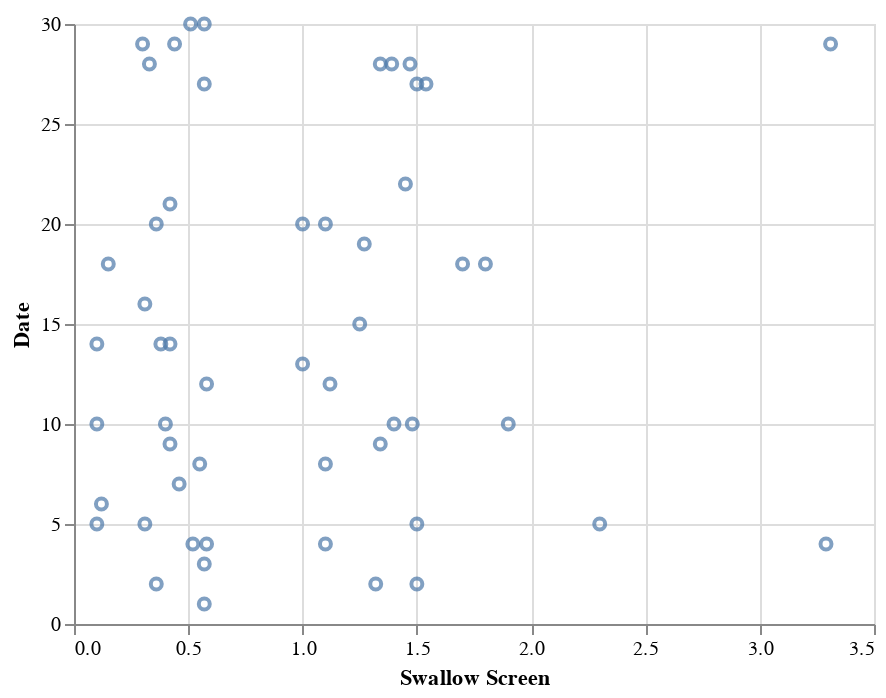

The notebook cell saved with this chart:
### Code cell
###

import altair as alt
import pandas as pd

df = pd.read_csv ("Swallow_Screening_List_sample.csv")

alt.Chart (df).mark_point().encode (
    x = "Swallow Screen",
    y = "Date"

)

### Figure 1 — Vega-Lite specification as saved in the notebook (floating-point values rounded to 4 significant figures)
{"config": {"view": {"continuousWidth": 400, "continuousHeight": 300}}, "data": {"name": "data-fc03b24fd0507980e6490bd16aca26b4"}, "mark": "point", "encoding": {"x": {"type": "quantitative", "field": "Swallow Screen"}, "y": {"type": "quantitative", "field": "Date"}}, "$schema": "https://vega.github.io/schema/vega-lite/v4.8.1.json", "datasets": {"data-fc03b24fd0507980e6490bd16aca26b4": [{"Date": 29, "Admission Time": "16:00:00", "Swallow Screen Time": "29/06/2021 16:01", "Swallow Screen": 3.31}, {"Date": 4, "Admission Time": "20:54:00", "Swallow Screen Time": "12/06/2021 21:00", "Swallow Screen": 3.29}, {"Date": 5, "Admission Time": null, "Swallow Screen Time": "05/06/2021 11:08", "Swallow Screen": 2.3}, {"Date": 27, "Admission Time": "11:19:00", "Swallow Screen Time": "27/06/2021 12:54", "Swallow Screen": 1.54}, {"Date": 5, "Admission Time": "14:50:00", "Swallow Screen Time": "05/06/2021 12:58", "Swallow Screen": 1.5}, {"Date": 10, "Admission Time": "19:49:00", "Swallow Screen Time": "10/06/2021 17:51", "Swallow Screen": 1.48}, {"Date": 28, "Admission Time": "01:44:00", "Swallow Screen Time": "28/06/2021 21:47", "Swallow Screen": 1.47}, {"Date": 22, "Admission Time": "05:37:00", "Swallow Screen Time": "23/06/2021 15:45", "Swallow Screen": 1.45}, {"Date": 10, "Admission Time": "16:49:00", "Swallow Screen Time": "10/06/2021 14:48", "Swallow Screen": 1.4}, {"Date": 28, "Admission Time": "02:20:00", "Swallow Screen Time": "28/06/2021 19:47", "Swallow Screen": 1.39}, {"Date": 9, "Admission Time": "12:57:00", "Swallow Screen Time": "09/06/2021 11:40", "Swallow Screen": 1.34}, {"Date": 28, "Admission Time": null, "Swallow Screen Time": "28/06/2021 06:34", "Swallow Screen": 1.34}, {"Date": 2, "Admission Time": "13:47:00", "Swallow Screen Time": "02/06/2021 11:54", "Swallow Screen": 1.32}, {"Date": 19, "Admission Time": null, "Swallow Screen Time": "19/06/2021 12:14", "Swallow Screen": 1.27}, {"Date": 15, "Admission Time": "18:24:00", "Swallow Screen Time": "15/06/2021 16:55", "Swallow Screen": 1.25}, {"Date": 12, "Admission Time": "23:25:00", "Swallow Screen Time": "12/06/2021 18:45", "Swallow Screen": 1.12}, {"Date": 8, "Admission Time": "21:29:00", "Swallow Screen Time": "08/06/2021 18:28", "Swallow Screen": 1.1}, {"Date": 20, "Admission Time": "22:07:00", "Swallow Screen Time": "20/06/2021 19:36", "Swallow Screen": 1.1}, {"Date": 10, "Admission Time": "19:17:00", "Swallow Screen Time": "10/06/2021 17:00", "Swallow Screen": 1.9}, {"Date": 18, "Admission Time": "16:22:00", "Swallow Screen Time": "18/06/2021 14:14", "Swallow Screen": 1.8}, {"Date": 18, "Admission Time": "00:39:00", "Swallow Screen Time": "18/06/2021 20:46", "Swallow Screen": 1.7}, {"Date": 2, "Admission Time": null, "Swallow Screen Time": "02/06/2021 15:24", "Swallow Screen": 1.5}, {"Date": 27, "Admission Time": "17:07:00", "Swallow Screen Time": "27/06/2021 15:00", "Swallow Screen": 1.5}, {"Date": 4, "Admission Time": "21:56:00", "Swallow Screen Time": "04/06/2021 17:45", "Swallow Screen": 1.1}, {"Date": 13, "Admission Time": "13:12:00", "Swallow Screen Time": "13/06/2021 11:53", "Swallow Screen": 1.0}, {"Date": 20, "Admission Time": "11:40:00", "Swallow Screen Time": "20/06/2021 08:47", "Swallow Screen": 1.0}, {"Date": 4, "Admission Time": "00:57:00", "Swallow Screen Time": "04/06/2021 18:40", "Swallow Screen": 0.58}, {"Date": 1, "Admission Time": "01:16:00", "Swallow Screen Time": "01/06/2021 22:27", "Swallow Screen": 0.57}, {"Date": 3, "Admission Time": "02:25:00", "Swallow Screen Time": "03/06/2021 22:15", "Swallow Screen": 0.57}, {"Date": 12, "Admission Time": "06:09:00", "Swallow Screen Time": "12/06/2021 14:04", "Swallow Screen": 0.58}, {"Date": 27, "Admission Time": null, "Swallow Screen Time": "27/06/2021 13:08", "Swallow Screen": 0.57}, {"Date": 30, "Admission Time": "20:44:00", "Swallow Screen Time": "30/06/2021 18:35", "Swallow Screen": 0.57}, {"Date": 8, "Admission Time": "12:25:00", "Swallow Screen Time": "08/06/2021 23:40", "Swallow Screen": 0.55}, {"Date": 4, "Admission Time": null, "Swallow Screen Time": "04/06/2021 09:27", "Swallow Screen": 0.52}, {"Date": 30, "Admission Time": "10:36:00", "Swallow Screen Time": "30/06/2021 10:12", "Swallow Screen": 0.51}, {"Date": 7, "Admission Time": "11:03:00", "Swallow Screen Time": "07/06/2021 08:42", "Swallow Screen": 0.46}, {"Date": 29, "Admission Time": "17:49:00", "Swallow Screen Time": "29/06/2021 15:10", "Swallow Screen": 0.44}, {"Date": 9, "Admission Time": "19:40:00", "Swallow Screen Time": "09/06/2021 17:05", "Swallow Screen": 0.42}, {"Date": 14, "Admission Time": null, "Swallow Screen Time": "14/06/2021 14:00", "Swallow Screen": 0.42}, {"Date": 21, "Admission Time": "22:21:00", "Swallow Screen Time": "21/06/2021 20:30", "Swallow Screen": 0.42}, {"Date": 14, "Admission Time": "11:56:00", "Swallow Screen Time": "14/06/2021 21:00", "Swallow Screen": 0.38}, {"Date": 2, "Admission Time": "13:46:00", "Swallow Screen Time": "02/06/2021 11:02", "Swallow Screen": 0.36}, {"Date": 20, "Admission Time": "11:24:00", "Swallow Screen Time": "20/06/2021 09:40", "Swallow Screen": 0.36}, {"Date": 28, "Admission Time": "16:12:00", "Swallow Screen Time": "28/06/2021 12:52", "Swallow Screen": 0.33}, {"Date": 5, "Admission Time": "12:07:00", "Swallow Screen Time": "05/06/2021 10:15", "Swallow Screen": 0.31}, {"Date": 16, "Admission Time": "14:59:00", "Swallow Screen Time": "16/06/2021 20:21", "Swallow Screen": 0.31}, {"Date": 29, "Admission Time": "20:59:00", "Swallow Screen Time": "29/06/2021 19:12", "Swallow Screen": 0.3}, {"Date": 18, "Admission Time": "01:34:00", "Swallow Screen Time": "18/06/2021 22:52", "Swallow Screen": 0.15}, {"Date": 6, "Admission Time": "11:54:00", "Swallow Screen Time": "06/06/2021 21:45", "Swallow Screen": 0.12}, {"Date": 10, "Admission Time": "07:00:00", "Swallow Screen Time": "23/06/2021 11:00", "Swallow Screen": 0.4}, {"Date": 5, "Admission Time": "02:34:00", "Swallow Screen Time": "05/06/2021 21:41", "Swallow Screen": 0.1}, {"Date": 10, "Admission Time": "14:16:00", "Swallow Screen Time": "10/06/2021 11:06", "Swallow Screen": 0.1}, {"Date": 14, "Admission Time": null, "Swallow Screen Time": "14/06/2021 06:40", "Swallow Screen": 0.1}]}}
